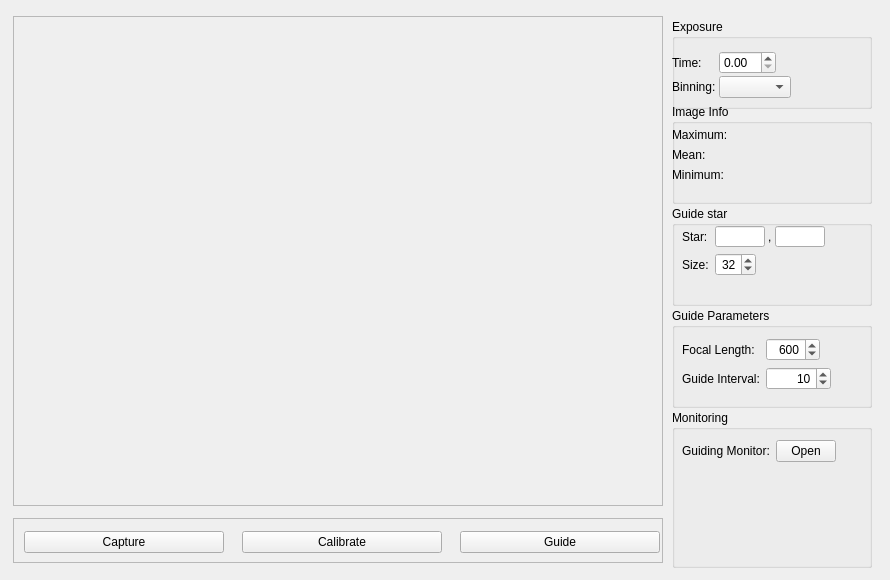
<?xml version="1.0" encoding="UTF-8"?>
<ui version="4.0">
 <class>GuiderWidget</class>
 <widget class="QWidget" name="GuiderWidget">
  <property name="geometry">
   <rect>
    <x>0</x>
    <y>0</y>
    <width>890</width>
    <height>580</height>
   </rect>
  </property>
  <property name="sizePolicy">
   <sizepolicy hsizetype="Fixed" vsizetype="Fixed">
    <horstretch>0</horstretch>
    <verstretch>0</verstretch>
   </sizepolicy>
  </property>
  <property name="minimumSize">
   <size>
    <width>890</width>
    <height>580</height>
   </size>
  </property>
  <property name="maximumSize">
   <size>
    <width>890</width>
    <height>580</height>
   </size>
  </property>
  <property name="windowTitle">
   <string>Form</string>
  </property>
  <widget class="QWidget" name="layoutWidget">
   <property name="geometry">
    <rect>
     <x>10</x>
     <y>10</y>
     <width>866</width>
     <height>561</height>
    </rect>
   </property>
   <layout class="QHBoxLayout" name="horizontalLayout">
    <item>
     <layout class="QVBoxLayout" name="imageLayout">
      <item>
       <widget class="QScrollArea" name="imageScrollArea">
        <property name="minimumSize">
         <size>
          <width>650</width>
          <height>490</height>
         </size>
        </property>
        <property name="maximumSize">
         <size>
          <width>650</width>
          <height>490</height>
         </size>
        </property>
        <property name="widgetResizable">
         <bool>true</bool>
        </property>
        <property name="alignment">
         <set>Qt::AlignCenter</set>
        </property>
        <widget class="QWidget" name="scrollAreaWidgetContents">
         <property name="geometry">
          <rect>
           <x>0</x>
           <y>0</y>
           <width>648</width>
           <height>488</height>
          </rect>
         </property>
         <widget class="QLabel" name="imageLabel">
          <property name="geometry">
           <rect>
            <x>3</x>
            <y>3</y>
            <width>640</width>
            <height>480</height>
           </rect>
          </property>
          <property name="mouseTracking">
           <bool>true</bool>
          </property>
          <property name="text">
           <string/>
          </property>
         </widget>
        </widget>
       </widget>
      </item>
      <item>
       <widget class="QFrame" name="buttonFrame">
        <property name="maximumSize">
         <size>
          <width>650</width>
          <height>45</height>
         </size>
        </property>
        <property name="frameShape">
         <enum>QFrame::StyledPanel</enum>
        </property>
        <property name="frameShadow">
         <enum>QFrame::Raised</enum>
        </property>
        <widget class="QWidget" name="horizontalLayoutWidget">
         <property name="geometry">
          <rect>
           <x>-1</x>
           <y>-1</y>
           <width>661</width>
           <height>51</height>
          </rect>
         </property>
         <layout class="QHBoxLayout" name="buttonLayout">
          <item>
           <widget class="QPushButton" name="captureButton">
            <property name="maximumSize">
             <size>
              <width>200</width>
              <height>16777215</height>
             </size>
            </property>
            <property name="text">
             <string>Capture</string>
            </property>
            <property name="autoDefault">
             <bool>false</bool>
            </property>
           </widget>
          </item>
          <item>
           <widget class="QPushButton" name="calibrateButton">
            <property name="maximumSize">
             <size>
              <width>200</width>
              <height>16777215</height>
             </size>
            </property>
            <property name="text">
             <string>Calibrate</string>
            </property>
            <property name="autoDefault">
             <bool>false</bool>
            </property>
           </widget>
          </item>
          <item>
           <widget class="QPushButton" name="guideButton">
            <property name="maximumSize">
             <size>
              <width>200</width>
              <height>16777215</height>
             </size>
            </property>
            <property name="text">
             <string>Guide</string>
            </property>
            <property name="autoDefault">
             <bool>false</bool>
            </property>
           </widget>
          </item>
         </layout>
        </widget>
       </widget>
      </item>
     </layout>
    </item>
    <item>
     <layout class="QVBoxLayout" name="verticalLayout">
      <property name="spacing">
       <number>0</number>
      </property>
      <property name="sizeConstraint">
       <enum>QLayout::SetDefaultConstraint</enum>
      </property>
      <item>
       <widget class="QGroupBox" name="exposureBox">
        <property name="minimumSize">
         <size>
          <width>0</width>
          <height>90</height>
         </size>
        </property>
        <property name="maximumSize">
         <size>
          <width>200</width>
          <height>75</height>
         </size>
        </property>
        <property name="title">
         <string>Exposure</string>
        </property>
        <widget class="QWidget" name="formLayoutWidget_6">
         <property name="geometry">
          <rect>
           <x>0</x>
           <y>30</y>
           <width>191</width>
           <height>69</height>
          </rect>
         </property>
         <layout class="QFormLayout" name="exposureLayout">
          <property name="fieldGrowthPolicy">
           <enum>QFormLayout::FieldsStayAtSizeHint</enum>
          </property>
          <property name="horizontalSpacing">
           <number>3</number>
          </property>
          <property name="verticalSpacing">
           <number>2</number>
          </property>
          <property name="topMargin">
           <number>2</number>
          </property>
          <property name="bottomMargin">
           <number>3</number>
          </property>
          <item row="0" column="0">
           <widget class="QLabel" name="timeLabel">
            <property name="text">
             <string>Time:</string>
            </property>
           </widget>
          </item>
          <item row="2" column="0">
           <widget class="QLabel" name="binningLabel">
            <property name="text">
             <string>Binning:</string>
            </property>
           </widget>
          </item>
          <item row="2" column="1">
           <widget class="QComboBox" name="binningcomboBox"/>
          </item>
          <item row="0" column="1">
           <widget class="LogSpinBox" name="timeSpinbox"/>
          </item>
         </layout>
        </widget>
       </widget>
      </item>
      <item>
       <widget class="QGroupBox" name="imageinfoBox">
        <property name="minimumSize">
         <size>
          <width>200</width>
          <height>100</height>
         </size>
        </property>
        <property name="maximumSize">
         <size>
          <width>200</width>
          <height>100</height>
         </size>
        </property>
        <property name="title">
         <string>Image Info</string>
        </property>
        <widget class="QWidget" name="formLayoutWidget_7">
         <property name="geometry">
          <rect>
           <x>0</x>
           <y>20</y>
           <width>191</width>
           <height>80</height>
          </rect>
         </property>
         <layout class="QFormLayout" name="formLayout_3">
          <property name="topMargin">
           <number>4</number>
          </property>
          <item row="0" column="0">
           <widget class="QLabel" name="maxLabel">
            <property name="text">
             <string>Maximum:</string>
            </property>
           </widget>
          </item>
          <item row="2" column="0">
           <widget class="QLabel" name="minLabel">
            <property name="text">
             <string>Minimum:</string>
            </property>
           </widget>
          </item>
          <item row="1" column="0">
           <widget class="QLabel" name="meanLabel">
            <property name="text">
             <string>Mean:</string>
            </property>
           </widget>
          </item>
          <item row="0" column="1">
           <widget class="QLabel" name="maxField">
            <property name="minimumSize">
             <size>
              <width>80</width>
              <height>0</height>
             </size>
            </property>
            <property name="maximumSize">
             <size>
              <width>80</width>
              <height>16777215</height>
             </size>
            </property>
            <property name="text">
             <string/>
            </property>
           </widget>
          </item>
          <item row="1" column="1">
           <widget class="QLabel" name="meanField">
            <property name="minimumSize">
             <size>
              <width>80</width>
              <height>0</height>
             </size>
            </property>
            <property name="maximumSize">
             <size>
              <width>80</width>
              <height>16777215</height>
             </size>
            </property>
            <property name="text">
             <string/>
            </property>
           </widget>
          </item>
          <item row="2" column="1">
           <widget class="QLabel" name="minField">
            <property name="minimumSize">
             <size>
              <width>80</width>
              <height>0</height>
             </size>
            </property>
            <property name="maximumSize">
             <size>
              <width>80</width>
              <height>16777215</height>
             </size>
            </property>
            <property name="text">
             <string/>
            </property>
           </widget>
          </item>
         </layout>
        </widget>
       </widget>
      </item>
      <item>
       <widget class="QGroupBox" name="guidestarBox">
        <property name="sizePolicy">
         <sizepolicy hsizetype="Preferred" vsizetype="Preferred">
          <horstretch>0</horstretch>
          <verstretch>0</verstretch>
         </sizepolicy>
        </property>
        <property name="minimumSize">
         <size>
          <width>200</width>
          <height>0</height>
         </size>
        </property>
        <property name="maximumSize">
         <size>
          <width>200</width>
          <height>100</height>
         </size>
        </property>
        <property name="title">
         <string>Guide star</string>
        </property>
        <widget class="QWidget" name="formLayoutWidget_8">
         <property name="geometry">
          <rect>
           <x>10</x>
           <y>20</y>
           <width>182</width>
           <height>71</height>
          </rect>
         </property>
         <layout class="QFormLayout" name="guidestarLayout">
          <property name="fieldGrowthPolicy">
           <enum>QFormLayout::FieldsStayAtSizeHint</enum>
          </property>
          <property name="leftMargin">
           <number>0</number>
          </property>
          <item row="0" column="0">
           <widget class="QLabel" name="starLabel">
            <property name="text">
             <string>Star:</string>
            </property>
           </widget>
          </item>
          <item row="0" column="1">
           <widget class="QFrame" name="starFrame">
            <property name="minimumSize">
             <size>
              <width>110</width>
              <height>21</height>
             </size>
            </property>
            <property name="frameShape">
             <enum>QFrame::NoFrame</enum>
            </property>
            <property name="frameShadow">
             <enum>QFrame::Raised</enum>
            </property>
            <widget class="QLineEdit" name="starxField">
             <property name="geometry">
              <rect>
               <x>0</x>
               <y>0</y>
               <width>50</width>
               <height>21</height>
              </rect>
             </property>
             <property name="alignment">
              <set>Qt::AlignRight|Qt::AlignTrailing|Qt::AlignVCenter</set>
             </property>
            </widget>
            <widget class="QLabel" name="starcommaLabel">
             <property name="geometry">
              <rect>
               <x>53</x>
               <y>0</y>
               <width>5</width>
               <height>21</height>
              </rect>
             </property>
             <property name="text">
              <string>,</string>
             </property>
            </widget>
            <widget class="QLineEdit" name="staryField">
             <property name="geometry">
              <rect>
               <x>60</x>
               <y>0</y>
               <width>50</width>
               <height>21</height>
              </rect>
             </property>
             <property name="alignment">
              <set>Qt::AlignRight|Qt::AlignTrailing|Qt::AlignVCenter</set>
             </property>
            </widget>
           </widget>
          </item>
          <item row="1" column="0">
           <widget class="QLabel" name="sizeLabel">
            <property name="text">
             <string>Size:</string>
            </property>
           </widget>
          </item>
          <item row="1" column="1">
           <widget class="QSpinBox" name="sizeSpinbox">
            <property name="alignment">
             <set>Qt::AlignRight|Qt::AlignTrailing|Qt::AlignVCenter</set>
            </property>
            <property name="minimum">
             <number>16</number>
            </property>
            <property name="maximum">
             <number>64</number>
            </property>
            <property name="singleStep">
             <number>8</number>
            </property>
            <property name="value">
             <number>32</number>
            </property>
           </widget>
          </item>
         </layout>
        </widget>
       </widget>
      </item>
      <item>
       <widget class="QGroupBox" name="guideparametersBox">
        <property name="minimumSize">
         <size>
          <width>200</width>
          <height>0</height>
         </size>
        </property>
        <property name="maximumSize">
         <size>
          <width>200</width>
          <height>100</height>
         </size>
        </property>
        <property name="title">
         <string>Guide Parameters</string>
        </property>
        <widget class="QWidget" name="formLayoutWidget_9">
         <property name="geometry">
          <rect>
           <x>10</x>
           <y>30</y>
           <width>181</width>
           <height>61</height>
          </rect>
         </property>
         <layout class="QFormLayout" name="guideparametersForm">
          <property name="fieldGrowthPolicy">
           <enum>QFormLayout::FieldsStayAtSizeHint</enum>
          </property>
          <item row="0" column="0">
           <widget class="QLabel" name="focallengthLabel">
            <property name="text">
             <string>Focal Length:</string>
            </property>
           </widget>
          </item>
          <item row="0" column="1">
           <widget class="QSpinBox" name="focallengthSpinbox">
            <property name="alignment">
             <set>Qt::AlignRight|Qt::AlignTrailing|Qt::AlignVCenter</set>
            </property>
            <property name="minimum">
             <number>100</number>
            </property>
            <property name="maximum">
             <number>3000</number>
            </property>
            <property name="singleStep">
             <number>100</number>
            </property>
            <property name="value">
             <number>600</number>
            </property>
           </widget>
          </item>
          <item row="1" column="0">
           <widget class="QLabel" name="guideintervalLabel">
            <property name="text">
             <string>Guide Interval:</string>
            </property>
           </widget>
          </item>
          <item row="1" column="1">
           <widget class="QSpinBox" name="guideintervalSpinbox">
            <property name="minimumSize">
             <size>
              <width>65</width>
              <height>0</height>
             </size>
            </property>
            <property name="alignment">
             <set>Qt::AlignRight|Qt::AlignTrailing|Qt::AlignVCenter</set>
            </property>
            <property name="minimum">
             <number>1</number>
            </property>
            <property name="maximum">
             <number>30</number>
            </property>
            <property name="value">
             <number>10</number>
            </property>
           </widget>
          </item>
         </layout>
        </widget>
       </widget>
      </item>
      <item>
       <widget class="QGroupBox" name="monitoringBox">
        <property name="minimumSize">
         <size>
          <width>200</width>
          <height>158</height>
         </size>
        </property>
        <property name="maximumSize">
         <size>
          <width>200</width>
          <height>158</height>
         </size>
        </property>
        <property name="title">
         <string>Monitoring</string>
        </property>
        <widget class="QWidget" name="formLayoutWidget_10">
         <property name="geometry">
          <rect>
           <x>10</x>
           <y>30</y>
           <width>181</width>
           <height>91</height>
          </rect>
         </property>
         <layout class="QFormLayout" name="formLayout_4">
          <item row="0" column="0">
           <widget class="QLabel" name="guidingmonitorLabel">
            <property name="text">
             <string>Guiding Monitor:</string>
            </property>
           </widget>
          </item>
          <item row="0" column="1">
           <widget class="QPushButton" name="guidingmonitorButton">
            <property name="maximumSize">
             <size>
              <width>60</width>
              <height>16777215</height>
             </size>
            </property>
            <property name="text">
             <string>Open</string>
            </property>
            <property name="autoDefault">
             <bool>false</bool>
            </property>
           </widget>
          </item>
         </layout>
        </widget>
       </widget>
      </item>
     </layout>
    </item>
   </layout>
  </widget>
 </widget>
 <customwidgets>
  <customwidget>
   <class>LogSpinBox</class>
   <extends>QDoubleSpinBox</extends>
   <header>logspinbox.h</header>
  </customwidget>
 </customwidgets>
 <resources/>
 <connections>
  <connection>
   <sender>captureButton</sender>
   <signal>clicked()</signal>
   <receiver>GuiderWidget</receiver>
   <slot>capture()</slot>
   <hints>
    <hint type="sourcelabel">
     <x>182</x>
     <y>543</y>
    </hint>
    <hint type="destinationlabel">
     <x>187</x>
     <y>574</y>
    </hint>
   </hints>
  </connection>
  <connection>
   <sender>calibrateButton</sender>
   <signal>clicked()</signal>
   <receiver>GuiderWidget</receiver>
   <slot>calibrate()</slot>
   <hints>
    <hint type="sourcelabel">
     <x>410</x>
     <y>545</y>
    </hint>
    <hint type="destinationlabel">
     <x>410</x>
     <y>572</y>
    </hint>
   </hints>
  </connection>
  <connection>
   <sender>guideButton</sender>
   <signal>clicked()</signal>
   <receiver>GuiderWidget</receiver>
   <slot>guide()</slot>
   <hints>
    <hint type="sourcelabel">
     <x>589</x>
     <y>547</y>
    </hint>
    <hint type="destinationlabel">
     <x>589</x>
     <y>574</y>
    </hint>
   </hints>
  </connection>
  <connection>
   <sender>guidingmonitorButton</sender>
   <signal>clicked()</signal>
   <receiver>GuiderWidget</receiver>
   <slot>monitor()</slot>
   <hints>
    <hint type="sourcelabel">
     <x>850</x>
     <y>453</y>
    </hint>
    <hint type="destinationlabel">
     <x>882</x>
     <y>452</y>
    </hint>
   </hints>
  </connection>
 </connections>
 <slots>
  <slot>capture()</slot>
  <slot>calibrate()</slot>
  <slot>guide()</slot>
  <slot>monitor()</slot>
 </slots>
</ui>
